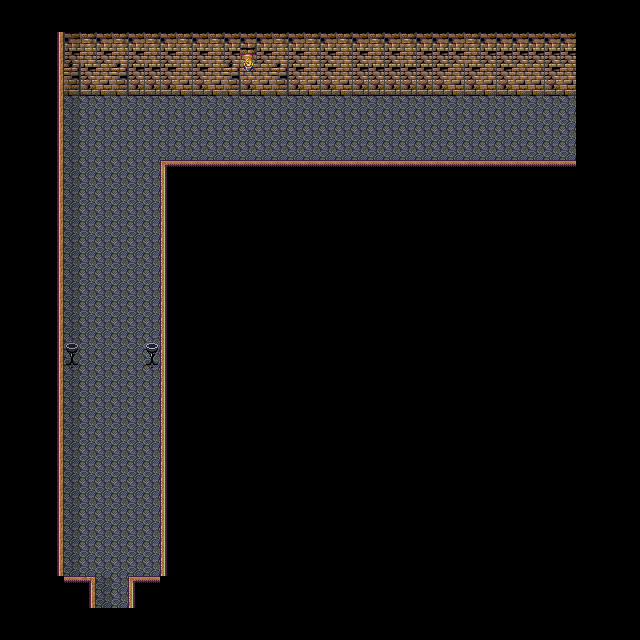

The image is a tile-based game level rendered from a .tmx file. Its description and source (layers, tilesets, objects; grid data summarised) follow:
An orthogonal 40x40 tile map with 16x16 px tiles, 3 tile layers (Base, fire, shadow), 2 tilesets and 24 objects.

<map version="1.0" orientation="orthogonal" renderorder="right-down" width="40" height="40" tilewidth="16" tileheight="16" backgroundcolor="#000000" nextobjectid="31">
 <tileset firstgid="1" name="lower" tilewidth="16" tileheight="16" tilecount="480" columns="30">
  <image source="lower.png" trans="007575" width="480" height="256" />
 </tileset>
 <tileset firstgid="481" name="ST-Sewer-01.png" tilewidth="16" tileheight="16" tilecount="1504" columns="16">
  <image source="ST-Sewer-01.png" width="256" height="1504" />
 </tileset>
 <layer name="Base" width="40" height="40">
  <properties>
   <property name="cc_vertexz" value="-11" />
  </properties>
  <data>[1600 cells, 510 non-empty, 25 distinct tile ids]</data>
 </layer>
 <layer name="fire" width="40" height="40">
  <properties>
   <property name="cc_vertexz" value="-11" />
  </properties>
  <data>[1600 cells, 4 non-empty, 2 distinct tile ids]</data>
 </layer>
 <objectgroup name="collision">
  <object id="1" x="160" y="160" width="128" height="160" />
  <object id="2" x="32" y="32" width="32" height="288" />
  <object id="4" x="64" y="32" width="224" height="64" />
  <object id="5" x="288" y="160" width="320" height="128" />
  <object id="6" x="288" y="0" width="320" height="96" />
  <object id="7" x="160" y="320" width="160" height="304" />
  <object id="9" x="128" y="576" width="32" height="80" />
  <object id="10" x="48" y="576" width="48" height="64" />
  <object id="11" x="32" y="320" width="32" height="256" />
  <object id="29" x="64" y="336" width="16" height="32" />
  <object id="30" x="144" y="336" width="16" height="32" />
 </objectgroup>
 <objectgroup name="event">
  <object id="12" x="576" y="96" width="32" height="64">
   <properties>
    <property name="EventID" value="1" />
    <property name="trigger" value="1" />
   </properties>
  </object>
  <object id="15" x="96" y="608" width="32" height="32">
   <properties>
    <property name="EventID" value="2" />
    <property name="trigger" value="1" />
   </properties>
  </object>
  <object id="17" x="288" y="288" width="32" height="32">
   <properties>
    <property name="EventID" value="3" />
    <property name="trigger" value="3" />
   </properties>
  </object>
  <object id="18" x="256" y="288" width="32" height="32">
   <properties>
    <property name="EventID" value="0" />
    <property name="trigger" value="0" />
   </properties>
  </object>
  <object id="23" x="224" y="288" width="32" height="32">
   <properties>
    <property name="EventID" value="4" />
    <property name="trigger" value="0" />
   </properties>
  </object>
  <object id="24" x="64" y="160" width="96" height="32">
   <properties>
    <property name="EventID" value="5" />
    <property name="trigger" value="1" />
   </properties>
  </object>
  <object id="25" x="144" y="336" width="16" height="16">
   <properties>
    <property name="objID" value="1" />
   </properties>
  </object>
  <object id="26" x="64" y="336" width="16" height="16">
   <properties>
    <property name="objID" value="2" />
   </properties>
  </object>
  <object id="28" x="240" y="48" width="16" height="16">
   <properties>
    <property name="objID" value="3" />
   </properties>
  </object>
 </objectgroup>
 <objectgroup name="path">
  <object id="19" x="128" y="304" width="32" height="32">
   <properties>
    <property name="nextID" value="2" />
    <property name="pathID" value="1" />
    <property name="previousID" value="0" />
   </properties>
  </object>
  <object id="20" x="160" y="128" width="32" height="32">
   <properties>
    <property name="nextID" value="3" />
    <property name="pathID" value="2" />
    <property name="previousID" value="1" />
   </properties>
  </object>
  <object id="21" x="544" y="128" width="32" height="32">
   <properties>
    <property name="nextID" value="4" />
    <property name="pathID" value="3" />
    <property name="previousID" value="2" />
   </properties>
  </object>
  <object id="22" x="64" y="96" width="32" height="32">
   <properties>
    <property name="nextID" value="1" />
    <property name="pathID" value="4" />
    <property name="previousID" value="3" />
   </properties>
  </object>
 </objectgroup>
 <layer name="shadow" width="40" height="40" opacity="0.5">
  <properties>
   <property name="cc_vertexz" value="-11" />
  </properties>
  <data>[1600 cells, 38 non-empty, 1 distinct tile ids]</data>
 </layer>
</map>
